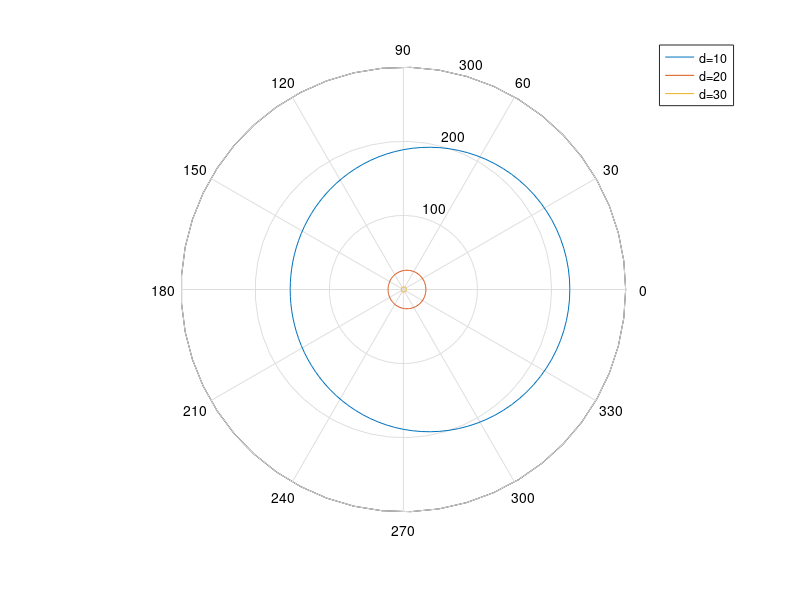

The MATLAB script that drew this image:
% Visualization of the pedestrian interaction force for the project report

clear all
clc

mtopix = 10;

A_soc = 20 * mtopix;
r = 0.6 * mtopix;
B_soc = 5;
n = 1;
lambda = 0.2;
A_phys = 30 * mtopix;
B_phys = 5;

d = [10 20 30];
phi = 0 : (pi / 50) : (2 * pi);

for j = 1 : length(d)
    for i = 1 : length(phi)
        f(j, i) = A_soc * exp((r - d(j)) / B_soc) * n * (lambda + (1 - lambda) * ((1 + cos(phi(i))) / 2)) + A_phys * exp((r - d(j)) / B_phys) * n;   % ACHTUNG: Dies ist nur der Betrag der Kraft
    end
    polar(phi, f(j,:))
    hold on
end

legend('d=10', 'd=20', 'd=30', 'Location', 'BestOutside')